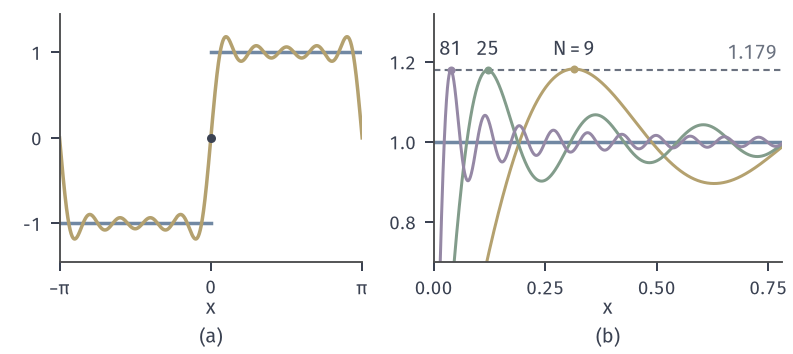

Write Python code to recreate this figure.
from pathlib import Path
import sys
ROOT = next(p for p in Path(__file__).resolve().parents if (p/"build.sh").is_file() and (p/"tex/book.tex").is_file())
sys.path.insert(0, str(ROOT/"figures/00-shared/mathematical-preliminaries-upper/00-shared/comprehension-figures"))
from support import figure, save, BLUE, GREEN, YELLOW, RED, PURPLE, INK, MUTED, GRID, BLUE_FILL, GREEN_FILL, YELLOW_FILL, RED_FILL, PURPLE_FILL
import numpy as np

def tag(fig, axes, y=.02):
    for ax, s in zip(axes, ['(a)', '(b)', '(c)', '(d)', '(e)', '(f)']):
        q = ax.get_position(); fig.text((q.x0+q.x1)/2, y, s, ha='center', va='bottom')

# 方波部分和 S_N（N=2n-1），第一个峰在 x=pi/(2n)，极限高度 (2/pi)Si(pi)=1.17898。
def S(N, x):
    return 4/np.pi*sum(np.sin(k*x)/k for k in range(1, N+1, 2))
fig, axes = figure(width_mm=112, height_mm=50, ncols=2, gridspec_kw={'width_ratios': [1, 1.15]})
fig.set_layout_engine(None)
fig.subplots_adjust(left=.075, right=.985, top=.96, bottom=.26, wspace=.22)
ax = axes[0]
x = np.linspace(-np.pi, np.pi, 3001)
ax.plot([-np.pi, 0], [-1, -1], color=BLUE, lw=1.4); ax.plot([0, np.pi], [1, 1], color=BLUE, lw=1.4)
ax.plot(x, S(9, x), color=YELLOW, lw=1.4)
ax.plot([0], [0], 'o', ms=3.6, color=INK, mew=0)
ax.set_xlim(-np.pi, np.pi); ax.set_ylim(-1.45, 1.45)
ax.set_xticks([-np.pi, 0, np.pi]); ax.set_xticklabels([r'$-\pi$', '$0$', r'$\pi$']); ax.set_yticks([-1, 0, 1]); ax.set_xlabel('$x$', labelpad=0)
ax = axes[1]
x = np.linspace(0, .78, 6001)
ax.plot([0, .78], [1, 1], color=BLUE, lw=1.4)
ax.axhline(1.17898, color=MUTED, lw=.85, ls=(0, (3, 2)))
for N, c in ((9, YELLOW), (25, GREEN), (81, PURPLE)):
    ax.plot(x, S(N, x), color=c, lw=1.2)
    n = (N+1)//2; p = np.pi/(2*n)
    ax.plot([p], [S(N, np.array([p]))[0]], 'o', ms=3.2, color=c, mew=0)
ax.text(.314, 1.205, '$N=9$', ha='center', va='bottom', color=INK)
ax.text(.121, 1.205, '$25$', ha='center', va='bottom', color=INK)
ax.text(.038, 1.205, '$81$', ha='center', va='bottom', color=INK)
ax.text(.77, 1.195, '$1.179$', ha='right', va='bottom', color=MUTED)
ax.set_xlim(0, .78); ax.set_ylim(.7, 1.32); ax.set_xticks([0, .25, .5, .75]); ax.set_yticks([.8, 1, 1.2]); ax.set_xlabel('$x$', labelpad=0)
tag(fig, axes)
save(fig, Path(__file__).resolve().parent, 'figure', {'formula': 'S_N of square wave, N=9,25,81; limit of first peak (2/pi)Si(pi)=1.17898'})
